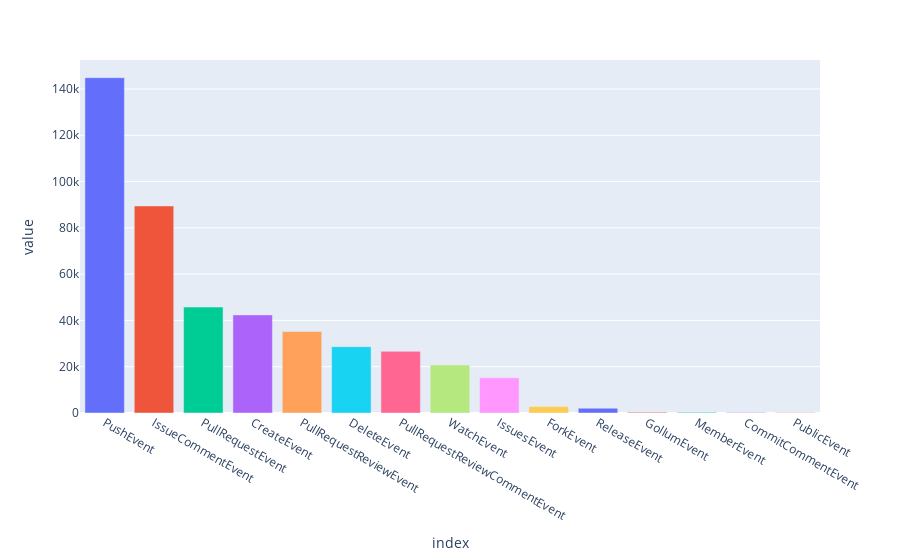

This figure's notebook cell:
### Markdown cell above
## Most common events among known contributors

### Code cell
kc_event_counts = df_known_event_stream.event_type.value_counts()
fig_kec = px.bar(
    data_frame=kc_event_counts.to_frame(),
    color=kc_event_counts.to_frame().index,
)
fig_kec.update_layout(showlegend=False)
fig_kec.write_image("knowncontributors_eventcount.png")
fig_kec

### Figure 1 — Plotly figure (JSON) as saved in the notebook; plotly's stock layout.template omitted (floating-point values rounded to 4 significant figures)
{"data": [{"alignmentgroup": "True", "hovertemplate": "index=%{x}<br>value=%{y}<extra></extra>", "legendgroup": "PushEvent", "marker": {"color": "#636efa", "pattern": {"shape": ""}}, "name": "PushEvent", "offsetgroup": "PushEvent", "orientation": "v", "showlegend": true, "textposition": "auto", "type": "bar", "x": ["PushEvent"], "xaxis": "x", "y": [144896], "yaxis": "y"}, {"alignmentgroup": "True", "hovertemplate": "index=%{x}<br>value=%{y}<extra></extra>", "legendgroup": "IssueCommentEvent", "marker": {"color": "#EF553B", "pattern": {"shape": ""}}, "name": "IssueCommentEvent", "offsetgroup": "IssueCommentEvent", "orientation": "v", "showlegend": true, "textposition": "auto", "type": "bar", "x": ["IssueCommentEvent"], "xaxis": "x", "y": [89443], "yaxis": "y"}, {"alignmentgroup": "True", "hovertemplate": "index=%{x}<br>value=%{y}<extra></extra>", "legendgroup": "PullRequestEvent", "marker": {"color": "#00cc96", "pattern": {"shape": ""}}, "name": "PullRequestEvent", "offsetgroup": "PullRequestEvent", "orientation": "v", "showlegend": true, "textposition": "auto", "type": "bar", "x": ["PullRequestEvent"], "xaxis": "x", "y": [45773], "yaxis": "y"}, {"alignmentgroup": "True", "hovertemplate": "index=%{x}<br>value=%{y}<extra></extra>", "legendgroup": "CreateEvent", "marker": {"color": "#ab63fa", "pattern": {"shape": ""}}, "name": "CreateEvent", "offsetgroup": "CreateEvent", "orientation": "v", "showlegend": true, "textposition": "auto", "type": "bar", "x": ["CreateEvent"], "xaxis": "x", "y": [42392], "yaxis": "y"}, {"alignmentgroup": "True", "hovertemplate": "index=%{x}<br>value=%{y}<extra></extra>", "legendgroup": "PullRequestReviewEvent", "marker": {"color": "#FFA15A", "pattern": {"shape": ""}}, "name": "PullRequestReviewEvent", "offsetgroup": "PullRequestReviewEvent", "orientation": "v", "showlegend": true, "textposition": "auto", "type": "bar", "x": ["PullRequestReviewEvent"], "xaxis": "x", "y": [35200], "yaxis": "y"}, {"alignmentgroup": "True", "hovertemplate": "index=%{x}<br>value=%{y}<extra></extra>", "legendgroup": "DeleteEvent", "marker": {"color": "#19d3f3", "pattern": {"shape": ""}}, "name": "DeleteEvent", "offsetgroup": "DeleteEvent", "orientation": "v", "showlegend": true, "textposition": "auto", "type": "bar", "x": ["DeleteEvent"], "xaxis": "x", "y": [28665], "yaxis": "y"}, {"alignmentgroup": "True", "hovertemplate": "index=%{x}<br>value=%{y}<extra></extra>", "legendgroup": "PullRequestReviewCommentEvent", "marker": {"color": "#FF6692", "pattern": {"shape": ""}}, "name": "PullRequestReviewCommentEvent", "offsetgroup": "PullRequestReviewCommentEvent", "orientation": "v", "showlegend": true, "textposition": "auto", "type": "bar", "x": ["PullRequestReviewCommentEvent"], "xaxis": "x", "y": [26634], "yaxis": "y"}, {"alignmentgroup": "True", "hovertemplate": "index=%{x}<br>value=%{y}<extra></extra>", "legendgroup": "WatchEvent", "marker": {"color": "#B6E880", "pattern": {"shape": ""}}, "name": "WatchEvent", "offsetgroup": "WatchEvent", "orientation": "v", "showlegend": true, "textposition": "auto", "type": "bar", "x": ["WatchEvent"], "xaxis": "x", "y": [20762], "yaxis": "y"}, {"alignmentgroup": "True", "hovertemplate": "index=%{x}<br>value=%{y}<extra></extra>", "legendgroup": "IssuesEvent", "marker": {"color": "#FF97FF", "pattern": {"shape": ""}}, "name": "IssuesEvent", "offsetgroup": "IssuesEvent", "orientation": "v", "showlegend": true, "textposition": "auto", "type": "bar", "x": ["IssuesEvent"], "xaxis": "x", "y": [15182], "yaxis": "y"}, {"alignmentgroup": "True", "hovertemplate": "index=%{x}<br>value=%{y}<extra></extra>", "legendgroup": "ForkEvent", "marker": {"color": "#FECB52", "pattern": {"shape": ""}}, "name": "ForkEvent", "offsetgroup": "ForkEvent", "orientation": "v", "showlegend": true, "textposition": "auto", "type": "bar", "x": ["ForkEvent"], "xaxis": "x", "y": [2758], "yaxis": "y"}, {"alignmentgroup": "True", "hovertemplate": "index=%{x}<br>value=%{y}<extra></extra>", "legendgroup": "ReleaseEvent", "marker": {"color": "#636efa", "pattern": {"shape": ""}}, "name": "ReleaseEvent", "offsetgroup": "ReleaseEvent", "orientation": "v", "showlegend": true, "textposition": "auto", "type": "bar", "x": ["ReleaseEvent"], "xaxis": "x", "y": [2064], "yaxis": "y"}, {"alignmentgroup": "True", "hovertemplate": "index=%{x}<br>value=%{y}<extra></extra>", "legendgroup": "GollumEvent", "marker": {"color": "#EF553B", "pattern": {"shape": ""}}, "name": "GollumEvent", "offsetgroup": "GollumEvent", "orientation": "v", "showlegend": true, "textposition": "auto", "type": "bar", "x": ["GollumEvent"], "xaxis": "x", "y": [367], "yaxis": "y"}, {"alignmentgroup": "True", "hovertemplate": "index=%{x}<br>value=%{y}<extra></extra>", "legendgroup": "MemberEvent", "marker": {"color": "#00cc96", "pattern": {"shape": ""}}, "name": "MemberEvent", "offsetgroup": "MemberEvent", "orientation": "v", "showlegend": true, "textposition": "auto", "type": "bar", "x": ["MemberEvent"], "xaxis": "x", "y": [271], "yaxis": "y"}, {"alignmentgroup": "True", "hovertemplate": "index=%{x}<br>value=%{y}<extra></extra>", "legendgroup": "CommitCommentEvent", "marker": {"color": "#ab63fa", "pattern": {"shape": ""}}, "name": "CommitCommentEvent", "offsetgroup": "CommitCommentEvent", "orientation": "v", "showlegend": true, "textposition": "auto", "type": "bar", "x": ["CommitCommentEvent"], "xaxis": "x", "y": [270], "yaxis": "y"}, {"alignmentgroup": "True", "hovertemplate": "index=%{x}<br>value=%{y}<extra></extra>", "legendgroup": "PublicEvent", "marker": {"color": "#FFA15A", "pattern": {"shape": ""}}, "name": "PublicEvent", "offsetgroup": "PublicEvent", "orientation": "v", "showlegend": true, "textposition": "auto", "type": "bar", "x": ["PublicEvent"], "xaxis": "x", "y": [173], "yaxis": "y"}], "layout": {"barmode": "relative", "legend": {"title": {"text": "index"}, "tracegroupgap": 0}, "margin": {"t": 60}, "showlegend": false, "xaxis": {"anchor": "y", "categoryarray": ["PushEvent", "IssueCommentEvent", "PullRequestEvent", "CreateEvent", "PullRequestReviewEvent", "DeleteEvent", "PullRequestReviewCommentEvent", "WatchEvent", "IssuesEvent", "ForkEvent", "ReleaseEvent", "GollumEvent", "MemberEvent", "CommitCommentEvent", "PublicEvent"], "categoryorder": "array", "domain": [0, 1], "title": {"text": "index"}}, "yaxis": {"anchor": "x", "domain": [0, 1], "title": {"text": "value"}}}}
